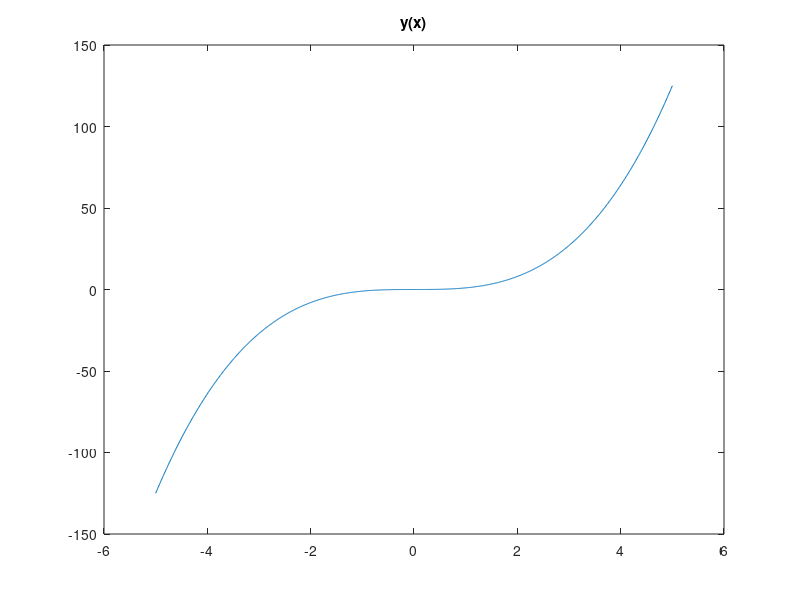
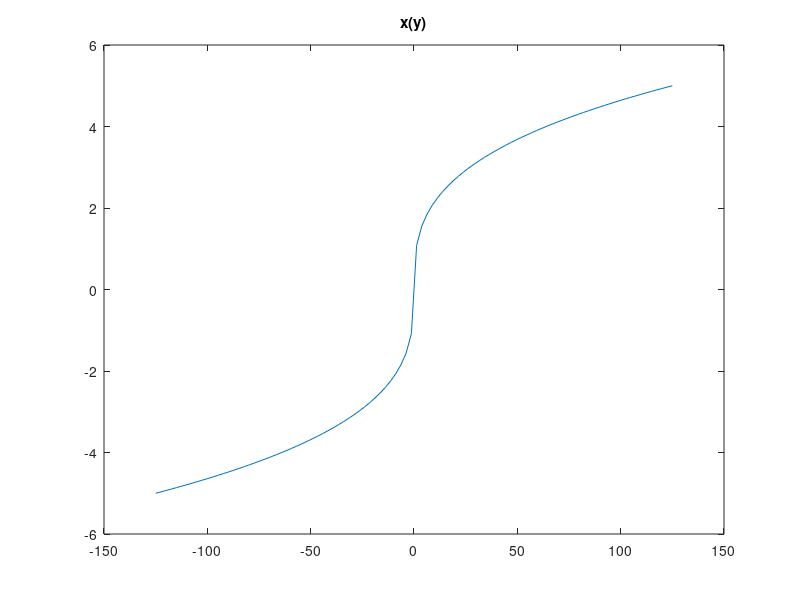

Write MATLAB code to recreate these figures, in order.
clc
clear all
close all

% How to invert numerical functions in MATLAB
%
% Suppose you have a vector yy as a function of xx, meaning
% the command plot(xx,yy) is meaningful. For example, if the
% function f(x)=x^3 can be represented on the interval [-5 5] by:
xx=[-5:0.01:5];
yy=xx.^3;
plot(xx,yy);
title('y(x)')

% To invert it and obtain x(y), we will use the command
% interp1, syntax: YI = INTERP1(X,Y,XI). 
% Let xy denote the vector of x as a function of y, and let
% yyx denote the y-axis vector, the "new x-vector".
% We set yyx as follows: first find the min and max of y(x)

ymin = min(yy)
ymax = max(yy)

% Next set the resolution of our new vector yyx
N=100

% Now create it:
yyx=linspace(ymin,ymax,N);

% And now we interpolate xy along it:
xy=interp1(yy,xx,yyx);

% What we have actually done is said:
% The vector-pair yy-xx can also be viewed as xx-yy,
% in which xx is the y-values of a function x(y), given at
% NON-EQUIDISTANT points yy. We have simply interpolated
% x(y) at the EQUIDISTANT points yyx.

% Finally, just to check that it works:

figure
plot(yyx,xy)
title('x(y)');

% Viola!
